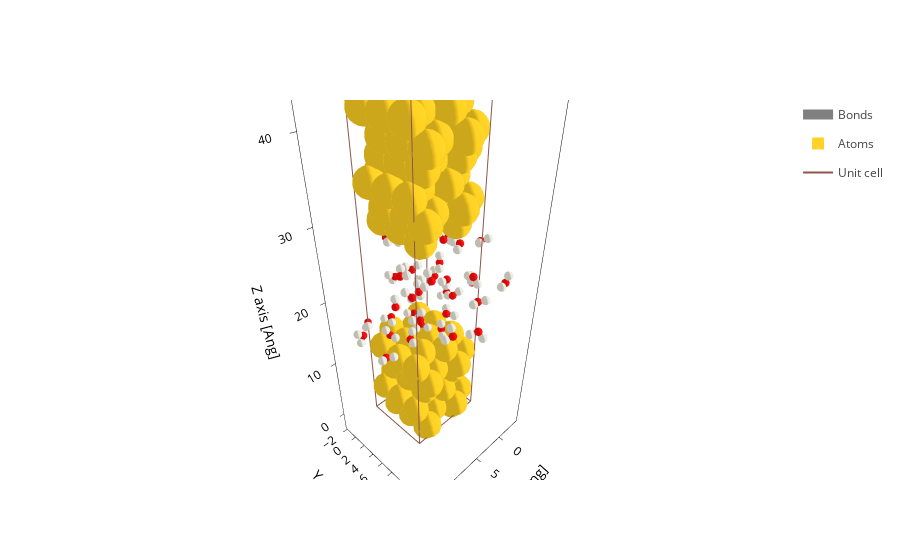

Notebook code for this chart:
### Markdown cell above
A crucial point in TranSIESTA calculations is that **your system must contain the electrode coordinates as they are in the bulk configuration**. Not only this, but this region should have the **bulk electronic density**. This means that all effects should be screened by the extra layers in your system. If they are not, you should add more layers. In this case, we only add an extra layer (comprised of three atomic layers).

As a compromise between computation time and real life, we have taken quite a small chunk of gold. Each layer of the surface is comprised of a 2x3 supercell of a gold unit cell where the [111] face is pointing in the direction of the `z` axis.

### Code cell
# The .show() shouldn't be necessary, but for some reason Google Colab breaks
# if it is not there.
device_QM.plot().show()
